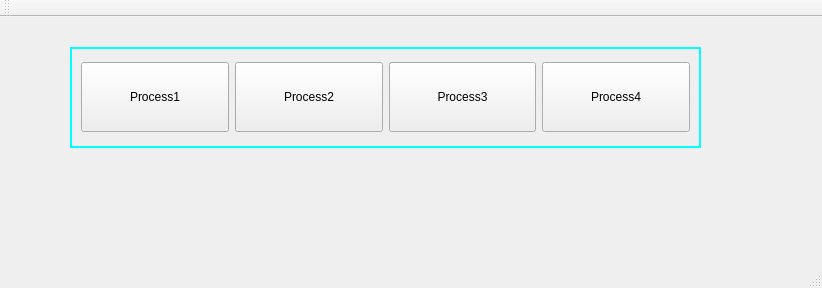
<?xml version="1.0" encoding="UTF-8"?>
<ui version="4.0">
 <class>MainWindow</class>
 <widget class="QMainWindow" name="MainWindow">
  <property name="geometry">
   <rect>
    <x>0</x>
    <y>0</y>
    <width>822</width>
    <height>288</height>
   </rect>
  </property>
  <property name="windowTitle">
   <string>MainWindow</string>
  </property>
  <widget class="QWidget" name="centralWidget">
   <widget class="QWidget" name="horizontalWidget" native="true">
    <property name="geometry">
     <rect>
      <x>70</x>
      <y>30</y>
      <width>631</width>
      <height>101</height>
     </rect>
    </property>
    <property name="styleSheet">
     <string notr="true">#horizontalWidget{
border: 2px solid #00ffff;


}</string>
    </property>
    <layout class="QHBoxLayout" name="horizontalLayout">
     <item>
      <widget class="QPushButton" name="pushButton">
       <property name="minimumSize">
        <size>
         <width>0</width>
         <height>70</height>
        </size>
       </property>
       <property name="text">
        <string>Process1</string>
       </property>
      </widget>
     </item>
     <item>
      <widget class="QPushButton" name="pushButton_2">
       <property name="minimumSize">
        <size>
         <width>0</width>
         <height>70</height>
        </size>
       </property>
       <property name="text">
        <string>Process2</string>
       </property>
      </widget>
     </item>
     <item>
      <widget class="QPushButton" name="pushButton_3">
       <property name="minimumSize">
        <size>
         <width>0</width>
         <height>70</height>
        </size>
       </property>
       <property name="text">
        <string>Process3</string>
       </property>
      </widget>
     </item>
     <item>
      <widget class="QPushButton" name="pushButton_4">
       <property name="minimumSize">
        <size>
         <width>0</width>
         <height>70</height>
        </size>
       </property>
       <property name="text">
        <string>Process4</string>
       </property>
      </widget>
     </item>
    </layout>
   </widget>
  </widget>
  <widget class="QMenuBar" name="menuBar">
   <property name="geometry">
    <rect>
     <x>0</x>
     <y>0</y>
     <width>822</width>
     <height>26</height>
    </rect>
   </property>
  </widget>
  <widget class="QToolBar" name="mainToolBar">
   <attribute name="toolBarArea">
    <enum>TopToolBarArea</enum>
   </attribute>
   <attribute name="toolBarBreak">
    <bool>false</bool>
   </attribute>
  </widget>
  <widget class="QStatusBar" name="statusBar"/>
 </widget>
 <layoutdefault spacing="6" margin="11"/>
 <resources/>
 <connections/>
</ui>
